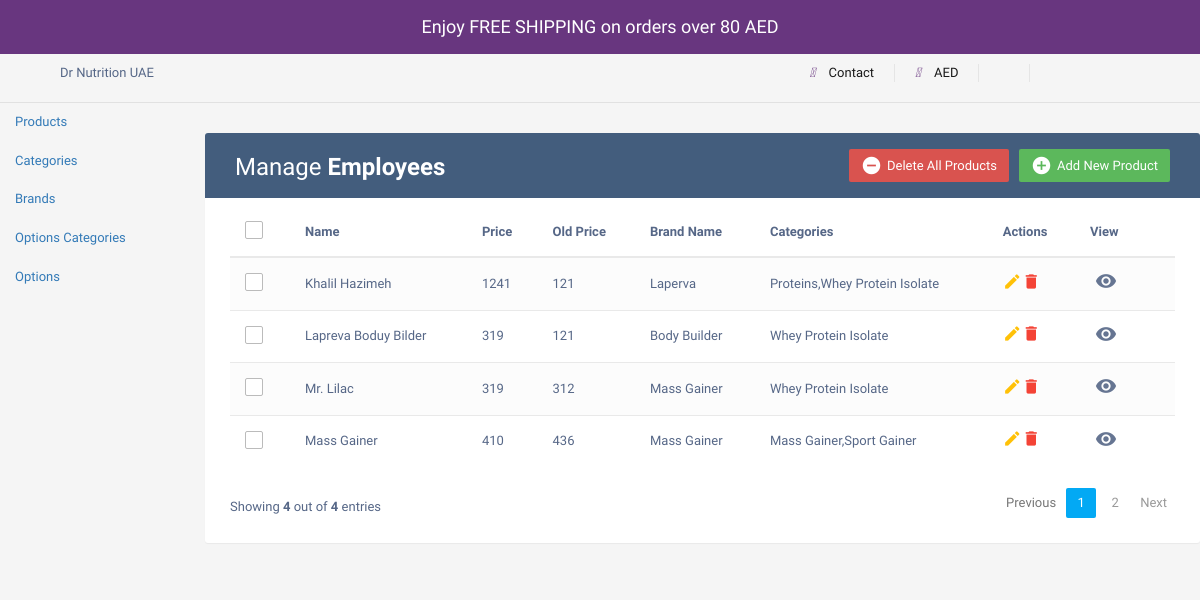
Page /admin/products.php on the earlier database version.
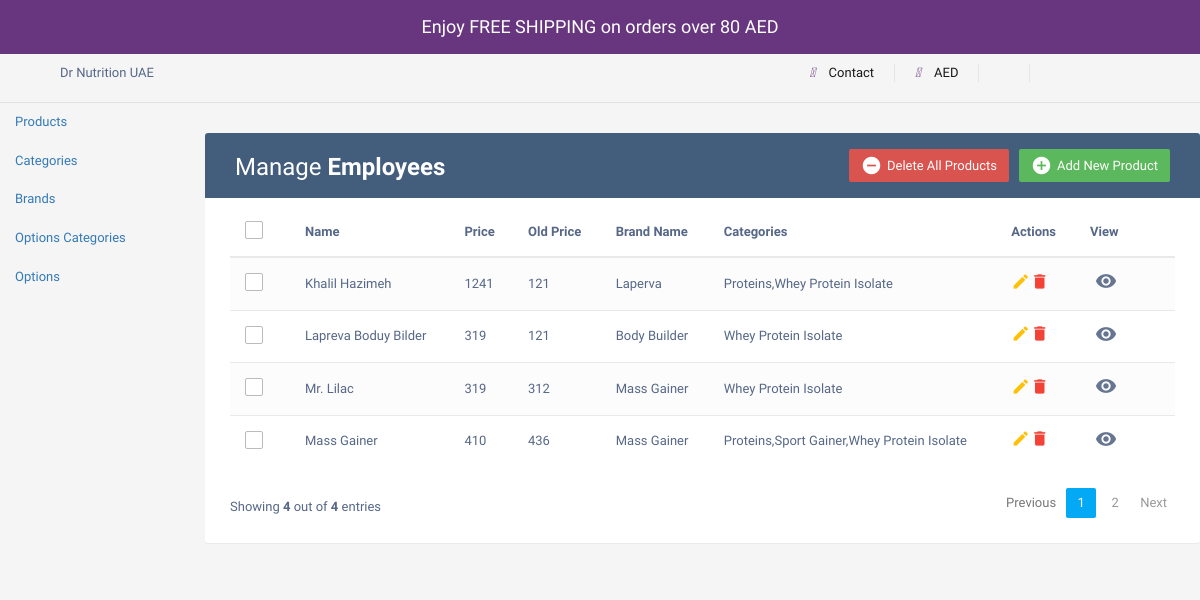
Same page on the later database version.
### tables this page shows
CREATE TABLE `products` (
  `id` int(11) NOT NULL,
  `name` varchar(255) NOT NULL,
  `price` int(11) NOT NULL,
  `old-price` int(11) NOT NULL,
  `image` varchar(255) NOT NULL,
  `brand_id` int(11) DEFAULT NULL
);

CREATE TABLE `brands` (
  `brand_id` int(11) NOT NULL,
  `brand_name` varchar(255) NOT NULL
);

### product.php (called while the page is built, shortened)
<?php
class Product {
    private $conn;
    public function __construct($db) {
        $this->conn = $db;
    }
public function getAllProductValues() {
    $query = "SELECT p.id, p.name, p.price, p.`old-price`, b.brand_name,
    GROUP_CONCAT(DISTINCT c.category_name ORDER BY c.category_name ASC) AS categories
    FROM products p
    LEFT JOIN product_categories pc ON p.id = pc.product_id
    LEFT JOIN categories c ON pc.category_id = c.category_id
    LEFT JOIN brands b ON p.brand_id = b.brand_id
    GROUP BY p.id";
    $result = $this->conn->query($query);
        $products = [];
        $count=0;
        if ($result->num_rows > 0) {
            while ($row = $result->fetch_assoc()) {
                $products[] = $row;
                $count++;
            }
        }
        return ['products' => $products, 'count' => $count];
}
}
?>

### admin/products.php (the view, shortened to what the changed rows need)
<?php
require '../product.php';
$conn = new mysqli("localhost", "root", "", "logindb");
?>
<!DOCTYPE html>
<html lang="en">
<head>
<link rel="stylesheet" href="https://maxcdn.bootstrapcdn.com/font-awesome/4.7.0/css/font-awesome.min.css">
<link rel="stylesheet" href="https://maxcdn.bootstrapcdn.com/bootstrap/3.3.7/css/bootstrap.min.css">
<link rel="stylesheet" href="https://cdnjs.cloudflare.com/ajax/libs/font-awesome/5.15.3/css/all.min.css" />
<link rel="stylesheet" href="../css/all.css" />
<body>
<div class="row">
    <main class="col-md-9 ms-sm-auto col-lg-10 px-md-4">
        <div class="table-wrapper">
            <div class="table-title">
                <div class="row">
                    <div class="col-sm-6">
                        <h2>Manage <b>Employees</b></h2>
                    </div>
                </div>
            </div>
            <table class="table table-striped table-hover">
                <thead>
                    <tr>
                        <th>
                            <span class="custom-checkbox">
                                <label for="selectAll"></label>
                            </span>
                        </th>
                        <th>Name</th>
                        <th>Price</th>
                        <th>Old Price</th>
                        <th>Brand Name</th>
                        <th>Categories</th>
                        <th>Actions</th>
						<th>View</th>
                    </tr>
                </thead>
                <tbody>
                    <?php
                    $product = new Product($conn);
                    $productData = $product->getAllProductValues();
                    $allProducts = $productData['products'];
                    foreach ($allProducts as $product){
                        echo '<tr id="' .$product['id']. '">';
                        echo '<td>';
                        echo '<span class="custom-checkbox">';
                        echo '<label for="checkbox'.$product['id'].'"></label>';
                        echo '</span>';
                        echo '</td>';
                        echo'<td>'.$product['name'].'</td>';
                        echo '<td>'.$product['price'].'</td>';
                        echo '<td>'.$product['old-price'].'</td>';
                        echo '<td>'.$product['brand_name'].'</td>';
                        echo '<td>'.$product['categories'].'</td>';
                        echo '<td>';
                        echo '<a href="products.php?showEditModal=1&id='.$product['id'].'" data-id="'.$product['id'].'" class="edit"><i class="material-icons" data-toggle="tooltip" title="Edit">&#xE254;</i></a>';
                        echo '<a href="products.php?showDeleteModal=1&id='.$product['id'].'" class="delete" data-toggle="modal"><i class="material-icons" data-toggle="tooltip" title="Delete">&#xE872;</i></a>';
                        echo '</td>';
                        echo '<td>';
						echo '<a href="../home.php?product_id'.$product['id'].'"><i class="material-icons" title="View">&#xE8F4;</i></a>';
                        echo '</td>';
						echo '</tr>';
                    }
                    ?>
                </tbody>
            </table>
        </div>
    </main>
</div>
</body>
</html>

Differences in the rows shown:
changed products (number 4 of 4 on the later page): categories "Mass Gainer,Sport Gainer" → "Proteins,Sport Gainer,Whey Protein Isolate"
